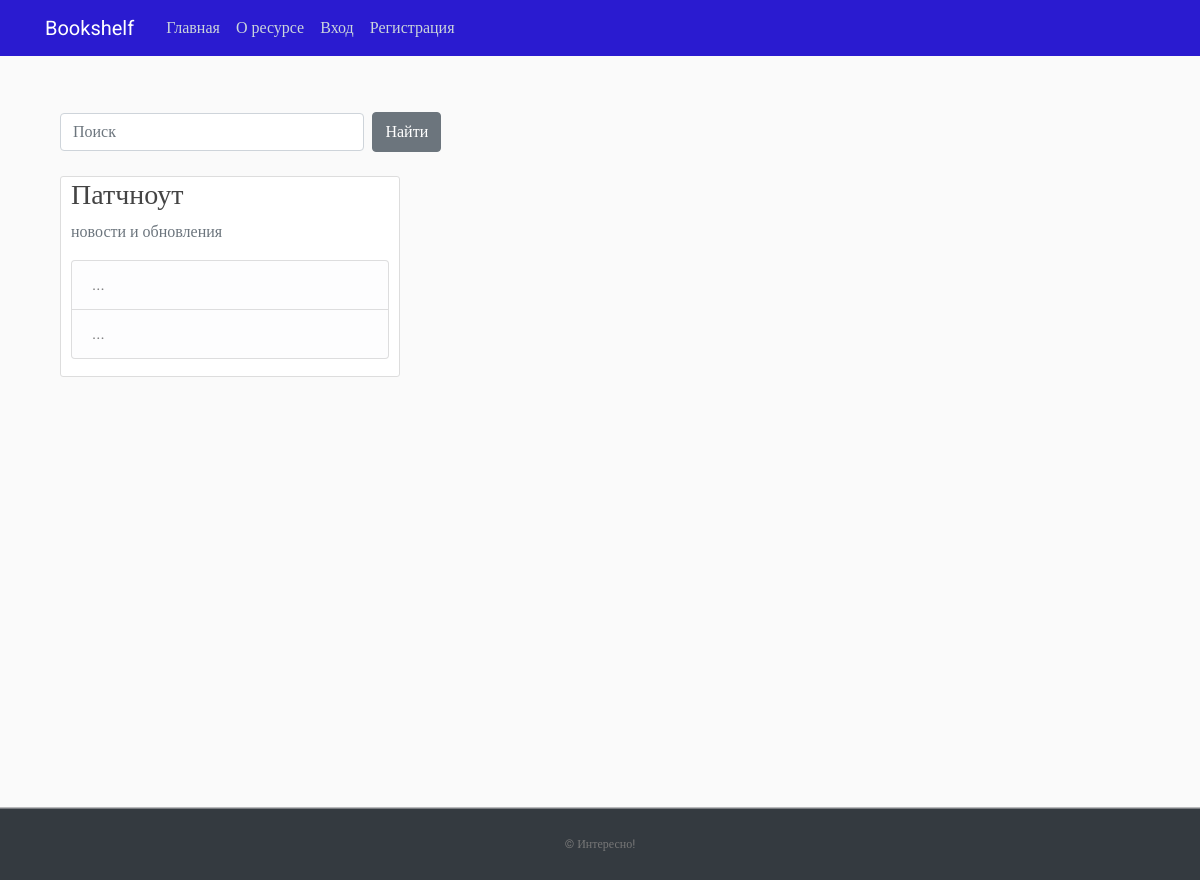
/posts/дипбкдиь, run on an earlier commit of the app's database.
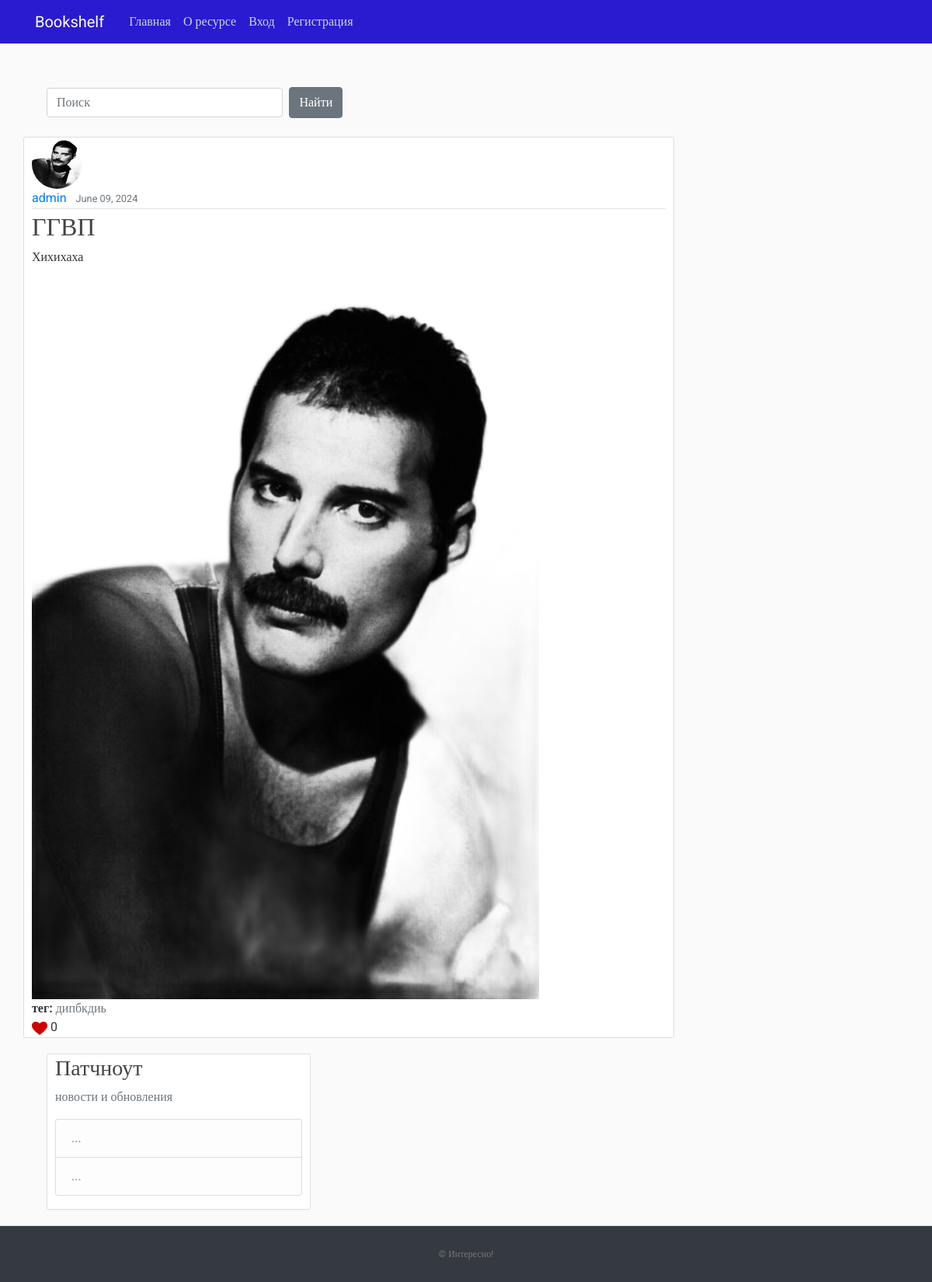
And on a later commit of the database.
### blog/models.py (models this page shows, shortened)
class Post(models.Model):
    title = models.CharField(max_length=100)
    content = models.TextField(max_length=2500)
    date_posted = models.DateTimeField(default=timezone.now)
    author = models.ForeignKey(USER_MODEL, on_delete=models.CASCADE)
    image = models.ImageField(default='chto.png', upload_to='profile_pics')
    pdf = models.FileField(validators=[FileExtensionValidator(['pdf'])], null="true", upload_to="blog/uploads")
    tag = models.CharField(max_length=20, null=True, default='без тега')

### users/models.py (models this page shows, shortened)
class Profile(models.Model):
    user = models.OneToOneField(User, on_delete=models.CASCADE)
    image = models.ImageField(default='default.jpg', upload_to='profile_pics')

### blog/views.py (the view)
# urls.py: path('posts/<str:tag>', PostListViewTag.as_view(), name='post-list-tag'),
class PostListViewTag(ListView):
    model = Post
    template_name = 'blog/home.html'
    context_object_name = 'posts'
    ordering = ['-date_posted']
    def get_queryset(self):
        tag = self.kwargs.get('tag')
        return super().get_queryset().filter(tag=tag)

### blog/templates/blog/home.html (shortened to what this page needs)
﻿{% extends "blog/base.html" %}
{% load static %}
{% block content %}
<form method='GET' action="{% url 'search_posts' %}">
  <div class="grid row-gap-3 col-lg-8 d-flex align-items-center justify-content-between">
    <div class="top-0 start-0 p-0 g-col-6 col-lg-8"><input style="height:40px width:60%" type="text" name='q' class="align-line form-control" placeholder="Поиск"></div>
    <div class="p-2 g-col-6 col-lg-8"><input style="height:40px" class="btn btn-secondary" type='submit' value='Найти' class="itemss"></div>
    </div>
  </div>
    {% for post in posts %}
        <article class="content-section">
          <img class="rounded-circle article-img" src="{{ post.author.profile.image.url }}">
          <div class="media-body">
            <div class="article-metadata">
              <a class="mr-2" href="#">{{ post.author }}</a>
              <small class="text-muted">{{ post.date_posted|date:"F d, Y" }}</small>
            {% if user.is_authenticated %}
            </div>
            <h2><a class="article-title" href="{% url 'post-detail' post.id %}">{{ post.title }}</a></h2>
            <div>
            {% else %}
            </div>
            <h2>{{ post.title }}</h2>
            {% endif %}
            <div>
              <p class="article-content">{{ post.content }}</p>
              <img class="img-content" src="{{ post.image.url }}">
            </div>
            <div>
              <b>тег:</b> <a href='{% url 'post-list-tag' tag=post.tag %}' class="text-muted">{{ post.tag }}</a>
            </div>
            <div>
              <a><img src={% static "blog/lk.png" %}> {{ post.likes.count }}</a>
            </div>
          </div>
        </article>
    {% endfor %}
{% endblock content %}

### blog/templates/blog/base.html (shortened to what this page needs)
﻿{% load static %}
<!DOCTYPE html>
<html lang='ru'>
<head style= 'width: 100%'>
     <link rel="stylesheet" href="https://maxcdn.bootstrapcdn.com/bootstrap/4.0.0/css/bootstrap.min.css">
     <link rel="stylesheet" type="text/css" href="{% static 'blog/main.css' %}">
     <link href='https://unpkg.com/boxicons@2.1.2/css/boxicons.min.css' rel='stylesheet'>
</head>
<body >
    <header class="site-header">
      <nav class="navbar navbar-expand-md navbar-dark bg-blue fixed-top">
        <div class="container">
          <a class="navbar-brand mr-4" href="{% url 'blog-home' %}"> Bookshelf</a>
            <div class="collapse navbar-collapse" id="navbarToggle">
              <div class="navbar-nav">
                <div class="navbar-nav mr-auto">
                  <a class="nav-item nav-link " href="{% url 'blog-home' %}">Главная</a>
                  <a class="nav-item nav-link" href="{% url 'blog-about' %}">О ресурсе</a>
                {% if user.is_authenticated %}
                  <a class="nav-item nav-link" href="{% url 'post-create' %}">Сделать публикацию</a>
                  <a class="nav-item nav-link" href="{% url 'profile' %}">Профиль</a>
                  <form action="{% url "logout" %}" method="post">
                    {% csrf_token %}
                    <button type="submit" class="nav-item nav-link">Выход</button>
                  </form>
                {% else %}
                  <a class="nav-item nav-link" href="{% url 'login' %}">Вход</a>
                  <a class="nav-item nav-link" href="{% url 'register' %}">Регистрация</a>
                {% endif %}
                </div>
            </div>
          </div>
        </div>
      </nav>
    </header>
    <main role="main" class="container">
      <div class="row">
        <div class="col-md-8">
          {% block content %}{% endblock %}
        </div>
        <div class="col-md-4">
          <div class="content-section">
            <h3>Патчноут</h3>
            <p class='text-muted'>новости и обновления
              <ul class="list-group">
                <li class="list-group-item list-group-item-light">...</li>
                <li class="list-group-item list-group-item-light">...</li>
              </ul>
            </p>
          </div>
        </div>
    </main>
    <footer style='width: 100%; position: relative' class="footer bg-dark">
      <p><a href="{% url 'blog-home' %}">© Интересно!</a></p>
    </footer>
</body>
</html>

### blog/static/blog/main.css (style rules this page uses)
body, html { width:100%; height:100% }
body { margin:0; padding:0; background: #fafafa; color: #333333; margin-top: 5rem; font-family:Roboto; }
h1, h2, h3, h4, h5, h6 { color: #444444; }
ul { margin: 0; }
.bg-blue { background-color: #2a1bd0; }
.site-header .navbar-nav .nav-link { color: #cbd5db; }
.content-section { background: #ffffff; padding: 1px 10px; border: 1px solid #dddddd; border-radius: 3px; margin-bottom: 20px; overflow:hidden; min-width: 70%; max-width: 100%; }
.article-content { white-space: pre-line; overflow:hidden; hyphens: auto; -moz-hyphens: auto; -webkit-hyphens: auto; -ms-hyphens: auto; hyphenate-limit-chars: 6 3 2; }
.img-content { max-width: 80%; margin-right: 16px; overflow:hidden; }
.article-img { height: 65px; width: 65px; margin-right: 16px; }
.article-metadata { padding-bottom: 1px; margin-bottom: 4px; border-bottom: 1px solid #e3e3e3 }
footer { position: sticky!important; top: 100%; padding-top:25px; padding-bottom:25px; border-top:1px solid #ddd; max-width: 100%; }
footer p { margin:2px; text-align:center; padding:0 40px; color:#fff; font-size:12px; }
footer a { color:#777 }

What changed in the data, as far as the page shows it:
added Post: author.profile.image (picture), author "admin", date_posted "June 09, 2024", title "ГГВП", content "Хихихаха", image (picture), tag "дипбкдиь", likes.count "0"
